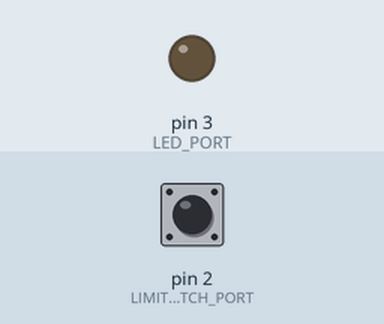
Recording of a sketch running on a simulated Arduino Uno, built with avr-gcc and run on an emulated ATmega328P. On the bench: output pins drawn as LEDs (lit = HIGH). The inputs (shaded band) are chosen by the test bench; at power-on: pin 2 (LIMIT_SWITCH_PORT) LOW.

Above: at 1.2 s.
1.3 s: pin 2 (LIMIT_SWITCH_PORT) pulled HIGH for 0.15 s
At 1.37 s:
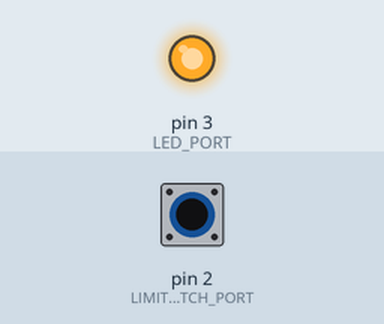
2.9 s: pin 2 (LIMIT_SWITCH_PORT) pulled HIGH for 3.2 s
At 7.0 s:
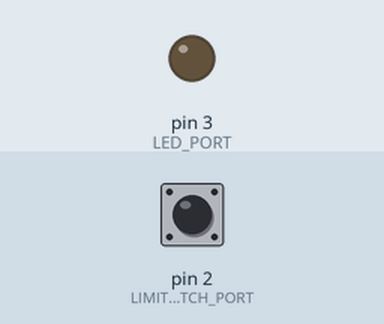
Timing chart, 0 to 8.5 s (numbered marks = the images above; inputs shaded):
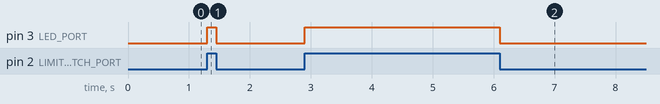

The sketch:

Limit_Switch.ino
```cpp
static const int LIMIT_SWITCH_PORT = 2;
static const int LED_PORT = 3;
int whocares = 0;
void setup() {
  Serial.begin(9600);
  pinMode(LIMIT_SWITCH_PORT, INPUT);
  pinMode(LED_PORT, OUTPUT);
}

void loop() {
  whocares = digitalRead(LIMIT_SWITCH_PORT);
  digitalWrite(LED_PORT, whocares);
}
```

Measured:
- after the input at 1.3 s, pin 3 (LED_PORT): LOW → HIGH at once, → LOW 0.15 s later
- after the input at 2.9 s, pin 3 (LED_PORT): LOW → HIGH at once, → LOW 3.2 s later
